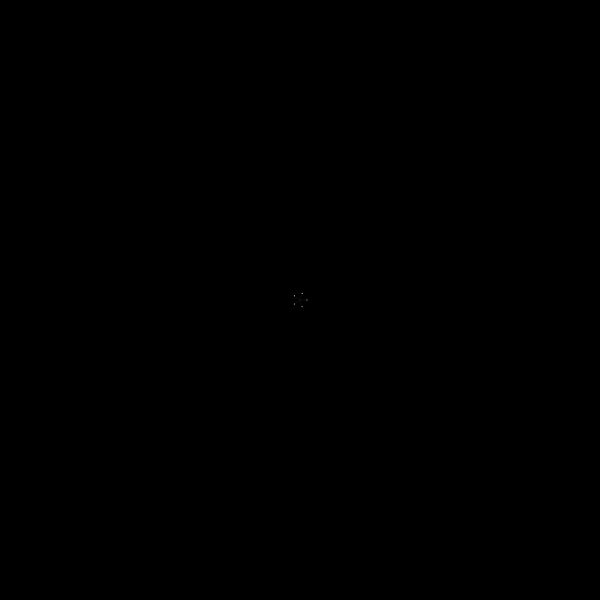
Frame 1 (no input)
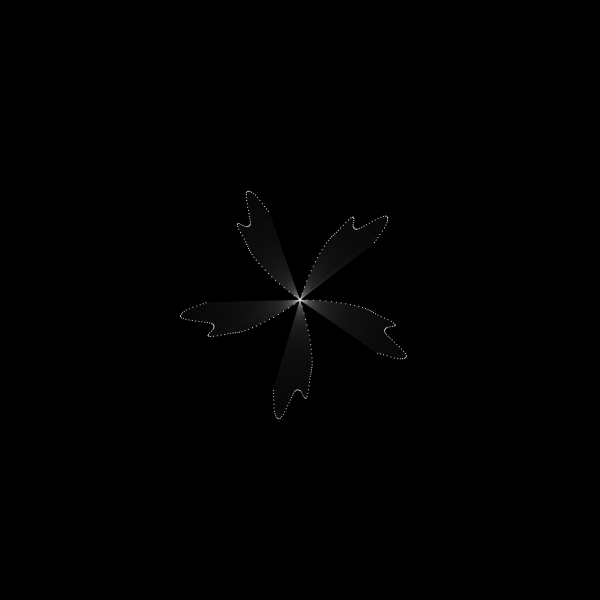
Frame 60 (no input)
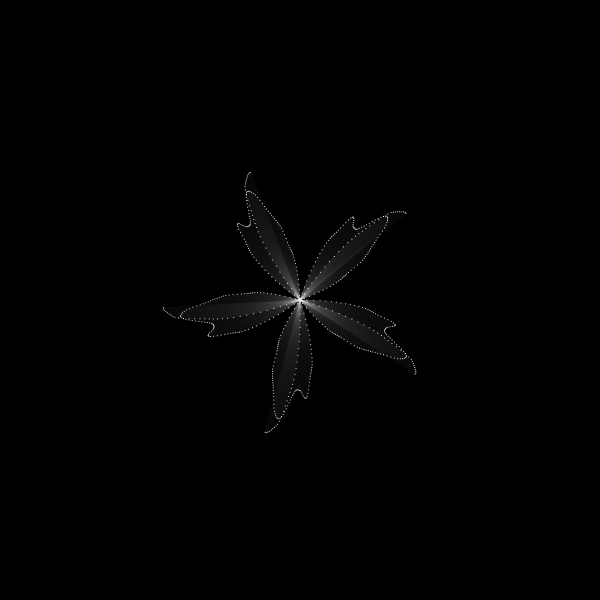
Frame 120 (the mouse pressed at the canvas centre since frame 60)

The p5.js sketch that drew these frames (run headless with seeded random() and noise() and a simulated clock; from frame 60 on, the mouse is pressed at the canvas centre):

// p5.js sketch
// ── sketch.js
function setup() {
  createCanvas(600, 600);
  background(0);
  noStroke();
}

function draw() {


  for (let angle = 0; angle < 360; angle += 72) {
    push();
    translate(width / 2, height / 2);
    rotate( radians(angle) + frameCount * 0.01); // angle
    
    let freq, amp;
    
    freq = frameCount * 0.02;
    amp = 300;
    let noiseVal = noise(freq) * amp;

    freq = frameCount * 0.035;
    amp = noiseVal;
    let distance = sin(freq) * amp;
    
    stroke(255, 10);
    line(0, 0, distance, 0);
    ellipse(distance, 0, 1, 1);
    
    pop();
  }
}
